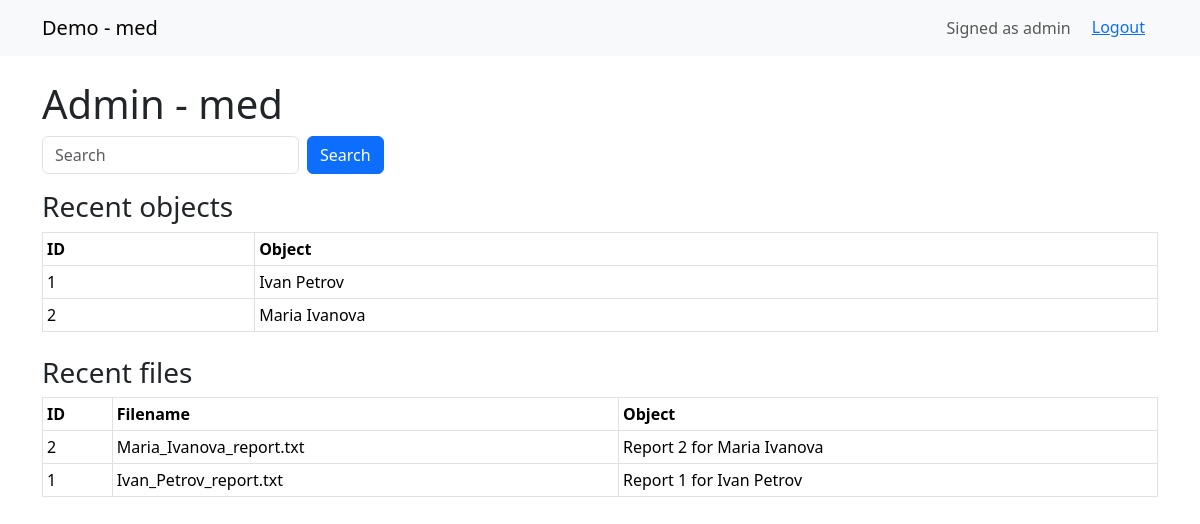
Screenshot of /ui/admin/dashboard/ (signed in) with the database file from the repository.
### med/models.py (models this page shows, shortened)
class User(AbstractUser):
    is_doctor = models.BooleanField(default=False, help_text="Доктор")
    is_admin = models.BooleanField(default=False, help_text="Администратор портала")

class Patient(models.Model):
    full_name = models.CharField(max_length=255)
    dob = models.DateField()
    created_by = models.ForeignKey(settings.AUTH_USER_MODEL, on_delete=models.SET_NULL, null=True)
    def __str__(self) -> str:
        return self.full_name

class MedicalReport(models.Model):
    patient = models.ForeignKey(Patient, on_delete=models.CASCADE, related_name="reports")
    file = models.FileField(upload_to=report_upload_to)
    filename = models.CharField(max_length=512, blank=True)
    created_at = models.DateTimeField(auto_now_add=True)
    class Meta:
        ordering = ["-created_at"]
        indexes = [models.Index(fields=["patient"])]
    def __str__(self) -> str:
        return f"Report {self.pk} for {self.patient}"

### med/views.py (the view)
# urls.py: path("ui/admin/dashboard/", views.admin_dashboard, name="admin_dashboard"),
@login_required(login_url="med:login")
def admin_dashboard(request):
    if not is_admin_user(request.user):
        return HttpResponseForbidden("Access denied")
    patients = Patient.objects.all()
    reports = MedicalReport.objects.select_related("patient").order_by("-created_at")
    return render(request, "med/admin_dashboard.html", {"objects":patients, "files":reports})

### med/views.py (called while the page is built)
def is_admin_user(user):
    return user.is_authenticated and (getattr(user,"is_admin",False) or user.is_superuser)

### templates/med/admin_dashboard.html (shortened to what this page needs)
{% extends "med/base.html" %}
{% block content %}
<h1>Admin - med</h1>
<form class="row g-2 mb-3" method="get">
  <div class="col-auto"><input class="form-control" name="q" placeholder="Search" value="{{ q }}"></div>
  <div class="col-auto"><button class="btn btn-primary" type="submit">Search</button></div>
</form>
<h3>Recent objects</h3>
<table class="table table-sm table-bordered">
  <thead><tr><th>ID</th><th>Object</th></tr></thead>
  <tbody>
    {% for o in objects %}
      <tr><td>{{ o.id }}</td><td>{{ o }}</td></tr>
    {% empty %}
      <tr><td colspan="2">No objects</td></tr>
    {% endfor %}
  </tbody>
</table>
<h3 class="mt-4">Recent files</h3>
<table class="table table-sm table-bordered">
  <thead><tr><th>ID</th><th>Filename</th><th>Object</th></tr></thead>
  <tbody>
    {% for f in files %}
      <tr><td>{{ f.id }}</td><td>{{ f.filename }}</td><td>{{ f }}</td></tr>
    {% empty %}
      <tr><td colspan="3">No files</td></tr>
    {% endfor %}
  </tbody>
</table>
{% endblock %}

### templates/med/base.html (shortened to what this page needs)
<!doctype html>
<html lang="en">
<head>
  <link href="https://cdn.jsdelivr.net/npm/bootstrap@5.3.2/dist/css/bootstrap.min.css" rel="stylesheet">
</head>
<body>
<nav class="navbar navbar-expand-lg navbar-light bg-light mb-4">
  <div class="container">
    <a class="navbar-brand" href="{% url 'med:index' %}">Demo - med</a>
    <div class="collapse navbar-collapse">
      <ul class="navbar-nav ms-auto">
        {% if request.user.is_authenticated %}
          <li class="nav-item"><span class="nav-link">Signed as {{ request.user.get_username }}</span></li>
          <li class="nav-item">            <form method="post" action="{% url 'med:logout' %}" style="display:inline;">
              <button type="submit" class="btn btn-link">Logout</button>
            </form></li></li>
        {% else %}
          <li class="nav-item"><a class="nav-link" href="{% url 'med:login' %}">Login</a></li>
        {% endif %}
      </ul>
    </div>
  </div>
</nav>
<div class="container">
  {% block content %}{% endblock %}
</div>
</body>
</html>

### rows the page displays
User: user.get_username "admin"
Patient: id "1", full_name "Ivan Petrov"
Patient: id "2", full_name "Maria Ivanova"
MedicalReport: id "2", filename "Maria_Ivanova_report.txt", id+patient "Report 2 for Maria Ivanova"
MedicalReport: id "1", filename "Ivan_Petrov_report.txt", id+patient "Report 1 for Ivan Petrov"
